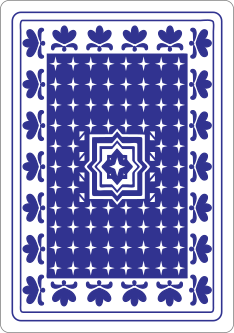
#> input picture project11/card_images/blue_back.png, 234 x 333 px; its folder holds 4 pictures in this run
$ python inverted.py
#> lines starting #> are read from the running program, lines starting #| are printed output that depends on the picture
"""
Authors: Alexander Bousman and Javan Hirwa
inverted.py
Project 11

This program takes all the images in the card_images folder
inverts their color, saving the inversion as separate photos
in the inverted_images folder
"""

from PIL import Image, ImageOps
import os

for i in os.listdir("./card_images"):
    img = Image.open("./card_images/" + i)
#> img is the input picture: PIL image 234x333 RGBA; mean R, G, B, A 150, 151, 197.6, 254.4
    newImg = ImageOps.invert(img.convert('RGB'))
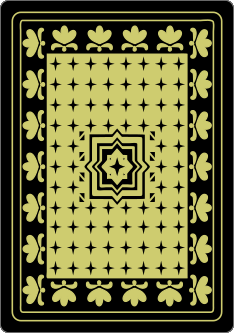
#> newImg: PIL image 234x333 RGB; mean R, G, B 105, 104, 57.4
    newImg.save("./card_images/" + ("inverted_" + i))
#> pass 2 of the loop `for i in os.listdir("./card_images"):`:
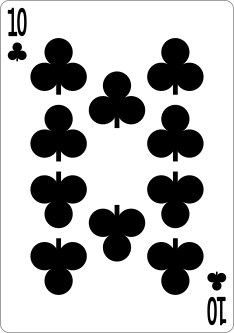
#> input picture project11/card_images/clubs_10.png, 234 x 333 px
#> img is the input picture: PIL image 234x333 RGBA; mean R, G, B, A 185.6, 185.6, 185.6, 254.4
#> `newImg = ImageOps.invert(img.convert('RGB'))`:
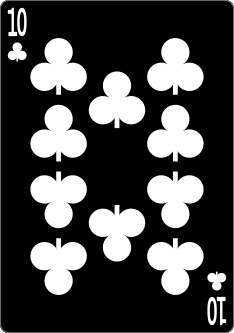
#> newImg: PIL image 234x333 RGB; min 0, max 255, mean 69.4
#> pass 3 of the loop `for i in os.listdir("./card_images"):`:
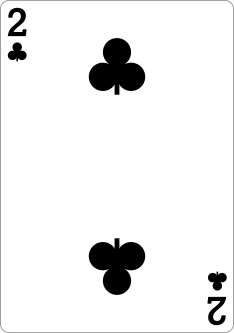
#> input picture project11/card_images/clubs_2.png, 234 x 333 px
#> img is the input picture: PIL image 234x333 RGBA; mean R, G, B, A 237.2, 237.2, 237.2, 254.4
#> `newImg = ImageOps.invert(img.convert('RGB'))`:
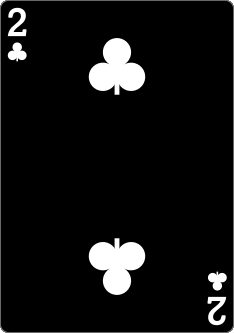
#> newImg: PIL image 234x333 RGB; min 0, max 255, mean 17.8
#> the loop made 4 passes; the first 3 are shown
